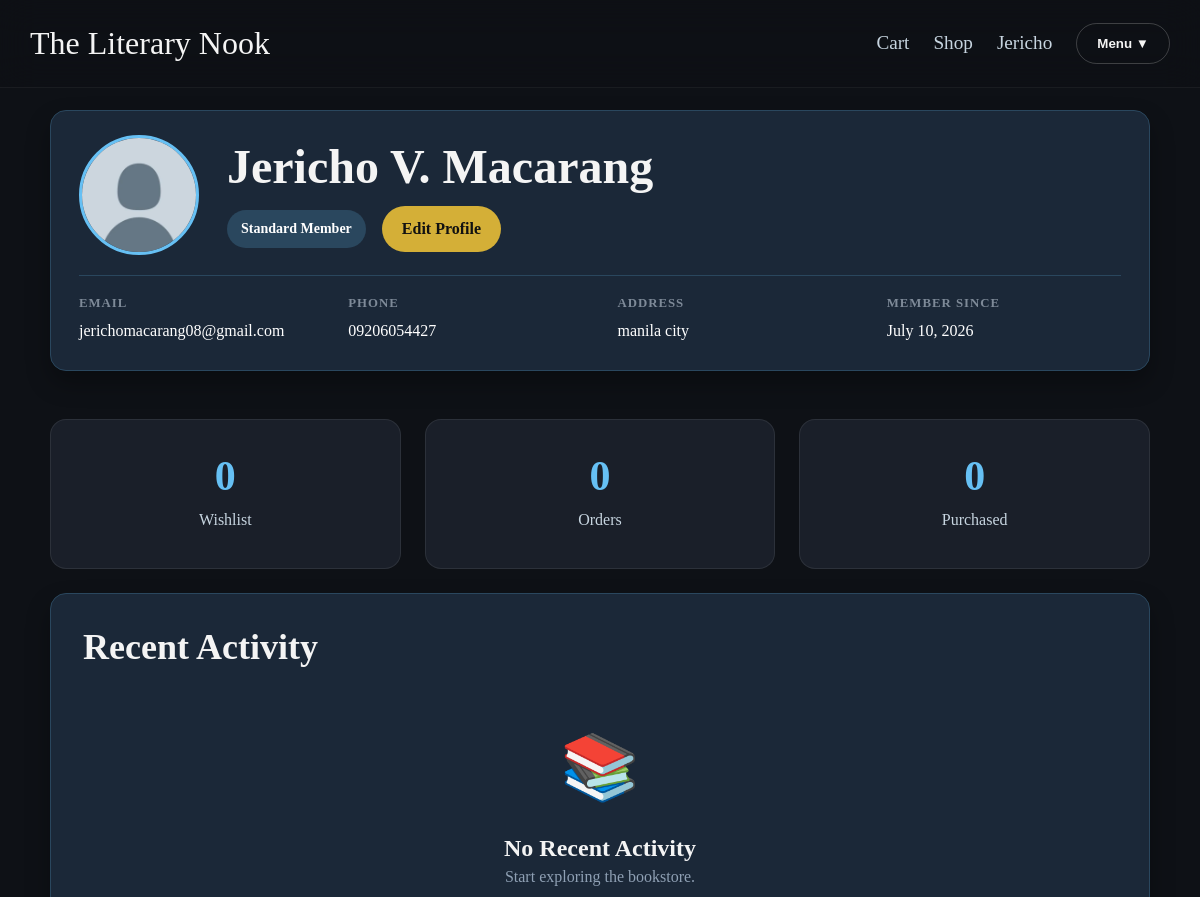
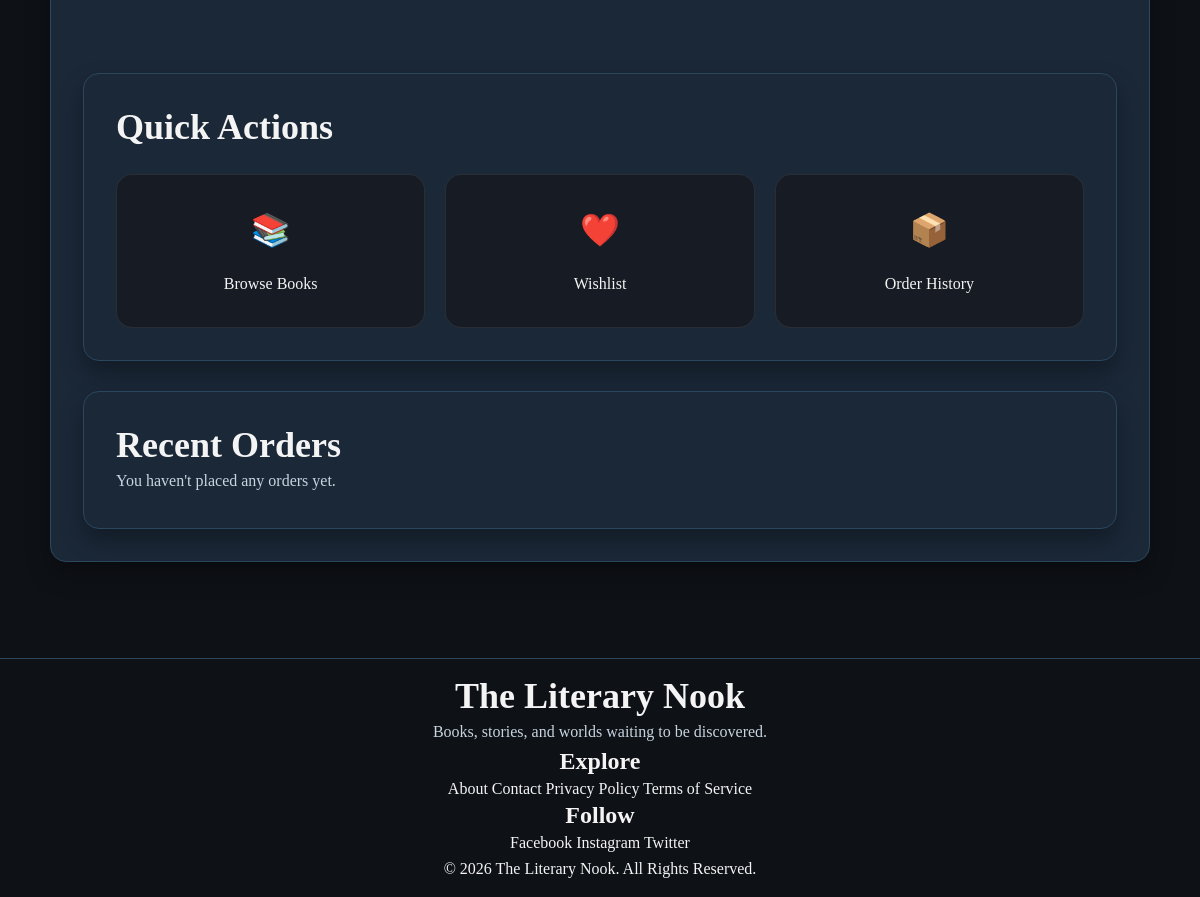
Page /customer/profile.php (signed in) on the committed database (2 pictures, top to bottom).
### tables this page shows
CREATE TABLE `customers` (
  `id` int(11) NOT NULL,
  `fullname` varchar(100) DEFAULT NULL,
  `email` varchar(100) DEFAULT NULL,
  `phone` varchar(20) DEFAULT NULL,
  `address` text DEFAULT NULL,
  `password` varchar(255) DEFAULT NULL,
  `created_at` timestamp NOT NULL DEFAULT current_timestamp(),
  `role` enum('customer','admin') DEFAULT 'customer',
  `avatar` varchar(255) DEFAULT 'uploads/avatars/default.webp',
  `membership_status` enum('Standard','Premium') DEFAULT 'Standard'
);

### includes/helpers.php (called while the page is built, shortened)
<?php
function url($path)
{
    return BASE_URL . ltrim($path, '/');
}

### customer/profile.php (the view, shortened to what this page needs)
<?php
require_once(ROOT_PATH . "/includes/db.php");
require_once(ROOT_PATH . "/includes/helpers.php");
require_once(ROOT_PATH . "/includes/header.php");
$user_id = $_SESSION["user_id"];
$stmt = $conn->prepare("
    SELECT fullname, email, phone, address, avatar, membership_status, created_at
    FROM customers
    WHERE id = ?
");
$stmt->bind_param("i", $user_id);
$stmt->execute();
$result = $stmt->get_result();
$user = $result->fetch_assoc();
$activityStmt = $conn->prepare("
    SELECT
        'wishlist' AS activity_type,
        books.id AS reference_id,
        books.title AS activity_title,
        wishlist.created_at AS activity_date
    FROM wishlist
    INNER JOIN books
        ON wishlist.book_id = books.id
    WHERE wishlist.customer_id = ?
    UNION ALL
    SELECT
        'order' AS activity_type,
        orders.id AS reference_id,
        orders.order_number AS activity_title,
        orders.created_at AS activity_date
    FROM orders
    WHERE orders.customer_id = ?
    ORDER BY activity_date DESC
    LIMIT 8
");
$activityStmt->bind_param(
    "ii",
    $user_id,
    $user_id
);
$activityStmt->execute();
$timeline = $activityStmt->get_result();
$wishlistStmt = $conn->prepare("
    SELECT COUNT(*) AS total
    FROM wishlist
    WHERE customer_id = ?
");
$wishlistStmt->bind_param("i", $user_id);
$wishlistStmt->execute();
$wishlistResult = $wishlistStmt->get_result();
$wishlist = $wishlistResult->fetch_assoc();
$wishlistCount = (int)$wishlist["total"];
$orderStmt = $conn->prepare("
    SELECT COUNT(*) AS total
    FROM orders
    WHERE customer_id = ?
");
$orderStmt->bind_param("i", $user_id);
$orderStmt->execute();
$orderResult = $orderStmt->get_result();
$orderCount = (int)$orderResult->fetch_assoc()["total"];
$purchasedStmt = $conn->prepare("
    SELECT COALESCE(SUM(order_items.quantity), 0) AS total
    FROM order_items
    INNER JOIN orders
        ON order_items.order_id = orders.id
    WHERE orders.customer_id = ?
    AND orders.status = 'delivered'
");
$purchasedStmt->bind_param("i", $user_id);
$purchasedStmt->execute();
$purchasedResult = $purchasedStmt->get_result();
$purchasedCount = (int)$purchasedResult->fetch_assoc()["total"];
$recentOrdersStmt = $conn->prepare("
    SELECT
        order_number,
        total_amount,
        status,
        created_at
    FROM orders
    WHERE customer_id = ?
    ORDER BY created_at DESC
    LIMIT 3
");
$recentOrdersStmt->bind_param("i", $user_id);
$recentOrdersStmt->execute();
$recentOrders = $recentOrdersStmt->get_result();
?>
<div class="profile-page">
    <div class="card profile-card">
        <div class="profile-header">
            <img
                src="<?= BASE_URL . htmlspecialchars($user["avatar"]) ?>"
                class="profile-avatar"
                alt="Avatar">
            <div class="profile-title">
                <h1><?= htmlspecialchars($user["fullname"]) ?></h1>
                <div class="profile-header-actions">
                    <span class="membership-badge">
                        <?= htmlspecialchars($user["membership_status"]) ?> Member
                    </span>
                    <a href="<?= url('customer/edit_profile.php') ?>"
                       class="btn btn-primary profile-edit-btn">
                        Edit Profile
                    </a>
                </div>
            </div>
        </div>
        <hr class="profile-divider">
        <div class="profile-info">
            <div>
                <h4>Email</h4>
                <p><?= htmlspecialchars($user["email"]) ?></p>
            </div>
            <div>
                <h4>Phone</h4>
                <p><?= htmlspecialchars($user["phone"]) ?></p>
            </div>
            <div>
                <h4>Address</h4>
                <p><?= htmlspecialchars($user["address"]) ?></p>
            </div>
            <div>
                <h4>Member Since</h4>
                <p><?= date("F d, Y", strtotime($user["created_at"])) ?></p>
            </div>
        </div>
    </div>
    <div class="profile-stats">
        <a href="<?= url('customer/wishlist.php') ?>" class="stat-card">
            <div class="stat-number"><?= $wishlistCount ?></div>
            <div class="stat-label">Wishlist</div>
        </a>
        <a href="<?= url('orders/my_orders.php') ?>" class="stat-card">
            <div class="stat-number"><?= $orderCount ?></div>
            <div class="stat-label">Orders</div>
        </a>
        <a href="<?= url('orders/history.php') ?>" class="stat-card">
            <div class="stat-number"><?= $purchasedCount ?></div>
            <div class="stat-label">Purchased</div>
        </a>
    </div>
    <div class="card activity-card">
            <h2>Recent Activity</h2>
            <?php if($timeline->num_rows == 0): ?>
                <div class="empty-state">
                    <div class="empty-icon">
                        📚
                    </div>
                    <h3>
                        No Recent Activity
                    </h3>
                    <p>
                        Start exploring the bookstore.
                    </p>
                </div>
            <?php endif; ?>
        <div class="card quick-actions">
            <h2>
                Quick Actions
            </h2>
            <div class="quick-grid">
                <a
                    href="<?= url('orders/shop.php') ?>"
                    class="quick-card">
                    📚
                    <span>
                        Browse Books
                    </span>
                </a>
                <a
                    href="<?= url('customer/wishlist.php') ?>"
                    class="quick-card">
                    ❤️
                    <span>
                        Wishlist
                    </span>
                </a>
                <a
                    href="<?= url('orders/history.php') ?>"
                    class="quick-card">
                    📦
                    <span>
                        Order History
                    </span>
                </a>
            </div>
        </div>
        <div class="card recent-orders">
            <h2>
                Recent Orders
            </h2>
            <?php if($recentOrders->num_rows == 0): ?>
                <p>
                    You haven't placed any orders yet.
                </p>
            <?php endif; ?>
    </div>
<?php require_once(ROOT_PATH . "/includes/footer.php"); ?>

### assets/css/base.css (style rules this page uses)
*, *::before, *::after { box-sizing:border-box; margin:0; padding:0; }
:root { --bg:#0E1116; --surface:#171C24; --card:#1B2838; --border:#2A475E; --primary:#D4AF37; --primary-hover:#E7C866; --secondary:#66C0F4; --text:#F4F4F4; --text-light:#C7D5E0; --text-muted:#8FA0B4; --success:#49D17D; --danger:#FF6961; --radius-sm:8px; --radius-md:16px; --radius-lg:24px; --radius-pill:999px; --shadow-sm:0 6px 12px rgba(0,0,0,.15); --shadow-md:0 12px 25px rgba(0,0,0,.30); --shadow-lg:0 20px 45px rgba(0,0,0,.45); --space-xs:8px; --space-sm:16px; --space-md:24px; --space-lg:32px; --space-xl:48px; --space-xxl:64px; --navbar-height:90px; --font-heading:'Playfair Display',serif; --font-body:'Inter',sans-serif; }
body { background:var(--bg); color:var(--text); min-height:100vh; overflow-x:hidden; line-height:1.6; }
a { color:inherit; text-decoration:none; transition:.25s ease; }
img { display:block; max-width:100%; }
h1,h2,h3,h4,h5,h6 { color:var(--text); font-weight:700; line-height:1.2; }
h1 { font-size:clamp(2.5rem,4vw,4rem); }
h2 { font-size:clamp(2rem,3vw,3rem); }
h3 { font-size:1.5rem; }
p { color:var(--text-light); line-height:1.8; }

### assets/css/components.css (style rules this page uses)
.btn { display:inline-flex; align-items:center; justify-content:center; gap:8px; padding:12px 20px; border:none; border-radius:var(--radius-pill); cursor:pointer; font-weight:600; transition:.25s ease; text-decoration:none; }
.btn-primary { background:var(--primary); color:#111; }
.card { background:var(--card); border:1px solid var(--border); border-radius:var(--radius-md); padding:var(--space-lg); box-shadow:var(--shadow-md); }
.empty-state { text-align:center; padding:var(--space-xl); }
.empty-state p { color:var(--text-muted); }

### assets/css/profile.css (style rules this page uses)
.profile-page { width: min(1100px, 100%); margin: 0 auto; display: flex; flex-direction: column; gap: 24px; }
.profile-card { padding:24px 28px; }
.profile-header { display:flex; align-items:center; justify-content:flex-start; gap:28px; }
.profile-avatar { width: 120px; height: 120px; border-radius: 50%; object-fit: cover; border: 3px solid #66C0F4; background: #2A475E; transition: transform .3s, box-shadow .3s; }
.profile-title h1 { margin-bottom: 8px; }
.membership-badge { display: inline-block; background: #2A475E; color: #fff; padding: 8px 14px; border-radius: 999px; font-size: 14px; font-weight: 700; }
.profile-divider { border: none; border-top: 1px solid #2A475E; margin: 20px 0; }
.profile-info { display:grid; grid-template-columns:repeat(4,1fr); gap:35px; margin-top:10px; }
.profile-info h4 { font-size:.8rem; text-transform:uppercase; letter-spacing:1px; color:#7E8A98; }
.profile-info p { margin-top:6px; font-size:1rem; color:white; }
.profile-stats { display:grid; grid-template-columns:repeat(3,minmax(220px,1fr)); gap:24px; margin-top:24px; }
.stat-card { display:flex; flex-direction:column; justify-content:center; align-items:center; text-decoration:none; cursor:pointer; transition:.3s; }
.activity-card { min-height:220px; display:flex; flex-direction:column; }
.profile-header-actions { display:flex; align-items:center; gap:16px; margin-top:10px; flex-wrap:wrap; }
.profile-edit-btn { padding:10px 20px; }
.empty-icon { font-size:4rem; margin-bottom:15px; }
.quick-actions { margin-top:30px; }
.quick-grid { display:grid; grid-template-columns:repeat(3,1fr); gap:20px; margin-top:25px; }
.quick-card { background:var(--surface); border:1px solid rgba(255,255,255,.08); border-radius:var(--radius-md); padding:30px; text-align:center; transition:.3s; }
.quick-card { font-size:2rem; }
.quick-card span { display:block; margin-top:15px; font-size:1rem; }
.recent-orders { margin-top:30px; }

### assets/css/home.css (style rules this page uses)
.stat-card { background:#1A1F29; border:1px solid rgba(255,255,255,.08); border-radius:var(--radius-md); padding:35px 20px; text-align:center; transition:.3s; }

### assets/css/admin.css (style rules this page uses)
.stat-number { font-size: 42px; font-weight: 700; color: #66C0F4; line-height: 1; }
.stat-label { margin-top: 10px; color: #C7D5E0; }

### assets/css/orders.css (style rules this page uses)
.empty-state { padding:var(--space-xl) 0; text-align:center; color:var(--text-muted); }

### rows in the picture
customers: avatar (placeholder picture), fullname "Jericho V. Macarang", membership_status "Standard", email "jerichomacarang08@gmail.com", phone "09206054427", address "manila city", created_at "July 10, 2026"

### other values in the picture
explode(' ', $_SESSION["fullname"])[0] "Jericho"
$wishlistCount "0"
$orderCount "0"
$purchasedCount "0"
